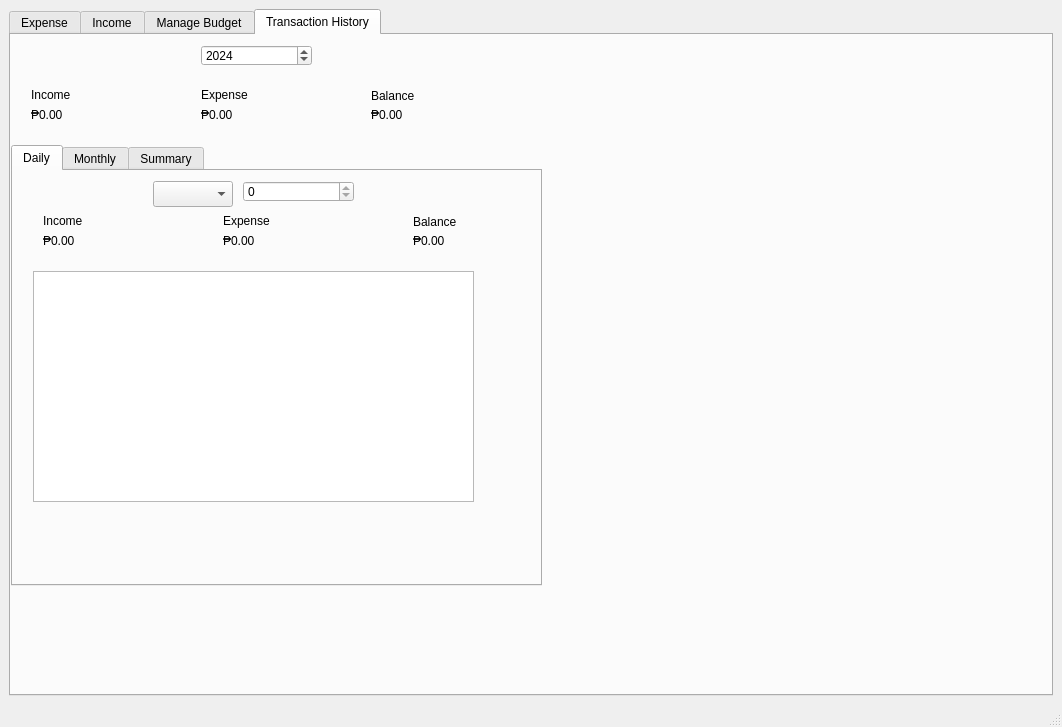
<?xml version="1.0" encoding="UTF-8"?>
<ui version="4.0">
 <class>MainWindow</class>
 <widget class="QMainWindow" name="MainWindow">
  <property name="geometry">
   <rect>
    <x>0</x>
    <y>0</y>
    <width>1062</width>
    <height>727</height>
   </rect>
  </property>
  <property name="windowTitle">
   <string>MainWindow</string>
  </property>
  <widget class="QWidget" name="centralwidget">
   <layout class="QHBoxLayout" name="horizontalLayout">
    <item>
     <widget class="QTabWidget" name="tabWidget">
      <property name="minimumSize">
       <size>
        <width>531</width>
        <height>311</height>
       </size>
      </property>
      <property name="currentIndex">
       <number>3</number>
      </property>
      <widget class="QWidget" name="tab">
       <attribute name="title">
        <string>Expense</string>
       </attribute>
       <widget class="QTextEdit" name="textEdit">
        <property name="geometry">
         <rect>
          <x>70</x>
          <y>80</y>
          <width>371</width>
          <height>41</height>
         </rect>
        </property>
        <property name="font">
         <font>
          <pointsize>12</pointsize>
         </font>
        </property>
        <property name="html">
         <string>&lt;!DOCTYPE HTML PUBLIC &quot;-//W3C//DTD HTML 4.0//EN&quot; &quot;http://www.w3.org/TR/REC-html40/strict.dtd&quot;&gt;
&lt;html&gt;&lt;head&gt;&lt;meta name=&quot;qrichtext&quot; content=&quot;1&quot; /&gt;&lt;meta charset=&quot;utf-8&quot; /&gt;&lt;style type=&quot;text/css&quot;&gt;
p, li { white-space: pre-wrap; }
hr { height: 1px; border-width: 0; }
li.unchecked::marker { content: &quot;\2610&quot;; }
li.checked::marker { content: &quot;\2612&quot;; }
&lt;/style&gt;&lt;/head&gt;&lt;body style=&quot; font-family:'Segoe UI'; font-size:12pt; font-weight:400; font-style:normal;&quot;&gt;
&lt;p style=&quot;-qt-paragraph-type:empty; margin-top:0px; margin-bottom:0px; margin-left:0px; margin-right:0px; -qt-block-indent:0; text-indent:0px; font-size:9pt;&quot;&gt;&lt;br /&gt;&lt;/p&gt;&lt;/body&gt;&lt;/html&gt;</string>
        </property>
        <property name="placeholderText">
         <string>Enter Amount</string>
        </property>
       </widget>
       <widget class="QComboBox" name="comboBox">
        <property name="geometry">
         <rect>
          <x>30</x>
          <y>140</y>
          <width>191</width>
          <height>22</height>
         </rect>
        </property>
        <item>
         <property name="text">
          <string>Food Consumption</string>
         </property>
        </item>
        <item>
         <property name="text">
          <string>Bills</string>
         </property>
        </item>
        <item>
         <property name="text">
          <string>Comfort</string>
         </property>
        </item>
        <item>
         <property name="text">
          <string>Hygiene</string>
         </property>
        </item>
        <item>
         <property name="text">
          <string>Medicine</string>
         </property>
        </item>
        <item>
         <property name="text">
          <string>Transportation</string>
         </property>
        </item>
        <item>
         <property name="text">
          <string>Other</string>
         </property>
        </item>
       </widget>
       <widget class="QPushButton" name="pushButton">
        <property name="geometry">
         <rect>
          <x>400</x>
          <y>220</y>
          <width>75</width>
          <height>31</height>
         </rect>
        </property>
        <property name="text">
         <string>Confirm</string>
        </property>
       </widget>
       <widget class="QDateEdit" name="dateEdit">
        <property name="geometry">
         <rect>
          <x>30</x>
          <y>180</y>
          <width>131</width>
          <height>22</height>
         </rect>
        </property>
        <property name="dateTime">
         <datetime>
          <hour>16</hour>
          <minute>0</minute>
          <second>0</second>
          <year>2024</year>
          <month>6</month>
          <day>1</day>
         </datetime>
        </property>
        <property name="maximumDateTime">
         <datetime>
          <hour>7</hour>
          <minute>59</minute>
          <second>59</second>
          <year>2034</year>
          <month>12</month>
          <day>29</day>
         </datetime>
        </property>
        <property name="minimumDateTime">
         <datetime>
          <hour>16</hour>
          <minute>0</minute>
          <second>0</second>
          <year>2013</year>
          <month>12</month>
          <day>29</day>
         </datetime>
        </property>
        <property name="calendarPopup">
         <bool>true</bool>
        </property>
        <property name="date">
         <date>
          <year>2024</year>
          <month>6</month>
          <day>1</day>
         </date>
        </property>
       </widget>
       <widget class="QLabel" name="balance">
        <property name="geometry">
         <rect>
          <x>10</x>
          <y>10</y>
          <width>281</width>
          <height>20</height>
         </rect>
        </property>
        <property name="text">
         <string>Balance: ₱0.00</string>
        </property>
       </widget>
       <widget class="QLabel" name="budget">
        <property name="geometry">
         <rect>
          <x>10</x>
          <y>40</y>
          <width>291</width>
          <height>20</height>
         </rect>
        </property>
        <property name="text">
         <string>Budget: ₱0.00</string>
        </property>
       </widget>
       <widget class="QPlainTextEdit" name="plainTextEdit">
        <property name="geometry">
         <rect>
          <x>250</x>
          <y>150</y>
          <width>211</width>
          <height>41</height>
         </rect>
        </property>
        <property name="placeholderText">
         <string>Description...</string>
        </property>
       </widget>
       <widget class="QLabel" name="labelTotalExpense">
        <property name="geometry">
         <rect>
          <x>360</x>
          <y>10</y>
          <width>161</width>
          <height>16</height>
         </rect>
        </property>
        <property name="text">
         <string>Total Expenses: ₱0.00</string>
        </property>
       </widget>
       <widget class="QPushButton" name="clearExpenses">
        <property name="geometry">
         <rect>
          <x>400</x>
          <y>30</y>
          <width>71</width>
          <height>21</height>
         </rect>
        </property>
        <property name="text">
         <string>Clear </string>
        </property>
       </widget>
      </widget>
      <widget class="QWidget" name="tab_2">
       <attribute name="title">
        <string>Income</string>
       </attribute>
       <widget class="QTextEdit" name="textEdit_2">
        <property name="geometry">
         <rect>
          <x>70</x>
          <y>80</y>
          <width>371</width>
          <height>41</height>
         </rect>
        </property>
        <property name="font">
         <font>
          <pointsize>12</pointsize>
         </font>
        </property>
        <property name="placeholderText">
         <string>Enter Amount</string>
        </property>
       </widget>
       <widget class="QPushButton" name="pushButton_2">
        <property name="geometry">
         <rect>
          <x>400</x>
          <y>220</y>
          <width>75</width>
          <height>31</height>
         </rect>
        </property>
        <property name="text">
         <string>Confirm</string>
        </property>
       </widget>
       <widget class="QLabel" name="balance_2">
        <property name="geometry">
         <rect>
          <x>10</x>
          <y>10</y>
          <width>251</width>
          <height>20</height>
         </rect>
        </property>
        <property name="text">
         <string>Balance: ₱0.00</string>
        </property>
       </widget>
       <widget class="QLabel" name="budget_2">
        <property name="geometry">
         <rect>
          <x>10</x>
          <y>40</y>
          <width>211</width>
          <height>20</height>
         </rect>
        </property>
        <property name="text">
         <string>Budget: ₱0.00</string>
        </property>
       </widget>
       <widget class="QComboBox" name="comboBox_2">
        <property name="geometry">
         <rect>
          <x>30</x>
          <y>140</y>
          <width>191</width>
          <height>22</height>
         </rect>
        </property>
        <item>
         <property name="text">
          <string>Salary</string>
         </property>
        </item>
        <item>
         <property name="text">
          <string>Allowance</string>
         </property>
        </item>
        <item>
         <property name="text">
          <string>Carry Over</string>
         </property>
        </item>
        <item>
         <property name="text">
          <string>Bonus</string>
         </property>
        </item>
        <item>
         <property name="text">
          <string>Other</string>
         </property>
        </item>
       </widget>
       <widget class="QDateEdit" name="dateEdit_2">
        <property name="geometry">
         <rect>
          <x>30</x>
          <y>180</y>
          <width>131</width>
          <height>22</height>
         </rect>
        </property>
        <property name="dateTime">
         <datetime>
          <hour>8</hour>
          <minute>0</minute>
          <second>0</second>
          <year>2024</year>
          <month>6</month>
          <day>1</day>
         </datetime>
        </property>
        <property name="maximumDateTime">
         <datetime>
          <hour>7</hour>
          <minute>59</minute>
          <second>59</second>
          <year>2034</year>
          <month>12</month>
          <day>29</day>
         </datetime>
        </property>
        <property name="minimumDateTime">
         <datetime>
          <hour>16</hour>
          <minute>0</minute>
          <second>0</second>
          <year>2013</year>
          <month>12</month>
          <day>29</day>
         </datetime>
        </property>
        <property name="calendarPopup">
         <bool>true</bool>
        </property>
        <property name="date">
         <date>
          <year>2024</year>
          <month>6</month>
          <day>1</day>
         </date>
        </property>
       </widget>
       <widget class="QPlainTextEdit" name="plainTextEdit_2">
        <property name="geometry">
         <rect>
          <x>250</x>
          <y>150</y>
          <width>211</width>
          <height>41</height>
         </rect>
        </property>
        <property name="placeholderText">
         <string>Description...</string>
        </property>
       </widget>
       <widget class="QLabel" name="labelTotalIncome">
        <property name="geometry">
         <rect>
          <x>360</x>
          <y>10</y>
          <width>181</width>
          <height>16</height>
         </rect>
        </property>
        <property name="text">
         <string>Total Income: ₱0.00</string>
        </property>
       </widget>
       <widget class="QPushButton" name="clearIncome">
        <property name="geometry">
         <rect>
          <x>400</x>
          <y>30</y>
          <width>71</width>
          <height>21</height>
         </rect>
        </property>
        <property name="text">
         <string>Clear </string>
        </property>
       </widget>
      </widget>
      <widget class="QWidget" name="tab_4">
       <attribute name="title">
        <string>Manage Budget</string>
       </attribute>
       <widget class="QPushButton" name="resetButton">
        <property name="geometry">
         <rect>
          <x>200</x>
          <y>330</y>
          <width>93</width>
          <height>31</height>
         </rect>
        </property>
        <property name="text">
         <string>Reset Data</string>
        </property>
       </widget>
       <widget class="QLabel" name="label_14">
        <property name="geometry">
         <rect>
          <x>40</x>
          <y>40</y>
          <width>311</width>
          <height>16</height>
         </rect>
        </property>
        <property name="text">
         <string/>
        </property>
       </widget>
       <widget class="QLabel" name="label_15">
        <property name="geometry">
         <rect>
          <x>40</x>
          <y>80</y>
          <width>311</width>
          <height>16</height>
         </rect>
        </property>
        <property name="text">
         <string/>
        </property>
       </widget>
      </widget>
      <widget class="QWidget" name="tab_3">
       <attribute name="title">
        <string>Transaction History</string>
       </attribute>
       <widget class="QLabel" name="label_5">
        <property name="geometry">
         <rect>
          <x>20</x>
          <y>50</y>
          <width>63</width>
          <height>20</height>
         </rect>
        </property>
        <property name="text">
         <string>Income</string>
        </property>
       </widget>
       <widget class="QLabel" name="label_6">
        <property name="geometry">
         <rect>
          <x>190</x>
          <y>50</y>
          <width>63</width>
          <height>20</height>
         </rect>
        </property>
        <property name="text">
         <string>Expense</string>
        </property>
       </widget>
       <widget class="QLabel" name="label_7">
        <property name="geometry">
         <rect>
          <x>360</x>
          <y>50</y>
          <width>63</width>
          <height>21</height>
         </rect>
        </property>
        <property name="text">
         <string>Balance</string>
        </property>
       </widget>
       <widget class="QLabel" name="yearlyIncomeLabel">
        <property name="geometry">
         <rect>
          <x>20</x>
          <y>70</y>
          <width>151</width>
          <height>20</height>
         </rect>
        </property>
        <property name="text">
         <string>₱0.00</string>
        </property>
        <property name="alignment">
         <set>Qt::AlignLeading|Qt::AlignLeft|Qt::AlignVCenter</set>
        </property>
       </widget>
       <widget class="QLabel" name="yearlyExpenseLabel">
        <property name="geometry">
         <rect>
          <x>190</x>
          <y>70</y>
          <width>151</width>
          <height>20</height>
         </rect>
        </property>
        <property name="text">
         <string>₱0.00</string>
        </property>
       </widget>
       <widget class="QLabel" name="yearlyBalanceLabel">
        <property name="geometry">
         <rect>
          <x>360</x>
          <y>70</y>
          <width>151</width>
          <height>20</height>
         </rect>
        </property>
        <property name="autoFillBackground">
         <bool>false</bool>
        </property>
        <property name="text">
         <string>₱0.00</string>
        </property>
       </widget>
       <widget class="QTabWidget" name="tabWidget_2">
        <property name="geometry">
         <rect>
          <x>0</x>
          <y>110</y>
          <width>531</width>
          <height>441</height>
         </rect>
        </property>
        <property name="currentIndex">
         <number>0</number>
        </property>
        <widget class="QWidget" name="tab_5">
         <attribute name="title">
          <string>Daily</string>
         </attribute>
         <widget class="QLabel" name="label_11">
          <property name="geometry">
           <rect>
            <x>30</x>
            <y>40</y>
            <width>63</width>
            <height>20</height>
           </rect>
          </property>
          <property name="text">
           <string>Income</string>
          </property>
         </widget>
         <widget class="QLabel" name="dailyIncomeLabel">
          <property name="geometry">
           <rect>
            <x>30</x>
            <y>60</y>
            <width>131</width>
            <height>20</height>
           </rect>
          </property>
          <property name="text">
           <string>₱0.00</string>
          </property>
          <property name="alignment">
           <set>Qt::AlignLeading|Qt::AlignLeft|Qt::AlignVCenter</set>
          </property>
         </widget>
         <widget class="QLabel" name="label_12">
          <property name="geometry">
           <rect>
            <x>210</x>
            <y>40</y>
            <width>63</width>
            <height>20</height>
           </rect>
          </property>
          <property name="text">
           <string>Expense</string>
          </property>
         </widget>
         <widget class="QLabel" name="label_13">
          <property name="geometry">
           <rect>
            <x>400</x>
            <y>40</y>
            <width>63</width>
            <height>21</height>
           </rect>
          </property>
          <property name="text">
           <string>Balance</string>
          </property>
         </widget>
         <widget class="QLabel" name="dailyExpenseLabel">
          <property name="geometry">
           <rect>
            <x>210</x>
            <y>60</y>
            <width>131</width>
            <height>20</height>
           </rect>
          </property>
          <property name="text">
           <string>₱0.00</string>
          </property>
         </widget>
         <widget class="QLabel" name="dailyBalanceLabel">
          <property name="geometry">
           <rect>
            <x>400</x>
            <y>60</y>
            <width>121</width>
            <height>20</height>
           </rect>
          </property>
          <property name="autoFillBackground">
           <bool>false</bool>
          </property>
          <property name="text">
           <string>₱0.00</string>
          </property>
         </widget>
         <widget class="QListWidget" name="dailyList">
          <property name="geometry">
           <rect>
            <x>20</x>
            <y>100</y>
            <width>441</width>
            <height>231</height>
           </rect>
          </property>
         </widget>
         <widget class="QComboBox" name="monthComboBox_3">
          <property name="geometry">
           <rect>
            <x>140</x>
            <y>10</y>
            <width>80</width>
            <height>26</height>
           </rect>
          </property>
          <property name="currentText">
           <string/>
          </property>
          <property name="placeholderText">
           <string>Month</string>
          </property>
          <item>
           <property name="text">
            <string>Jan</string>
           </property>
          </item>
          <item>
           <property name="text">
            <string>Feb</string>
           </property>
          </item>
          <item>
           <property name="text">
            <string>Mar</string>
           </property>
          </item>
          <item>
           <property name="text">
            <string>Apr</string>
           </property>
          </item>
          <item>
           <property name="text">
            <string>May</string>
           </property>
          </item>
          <item>
           <property name="text">
            <string>Jun</string>
           </property>
          </item>
          <item>
           <property name="text">
            <string>Jul</string>
           </property>
          </item>
          <item>
           <property name="text">
            <string>Aug</string>
           </property>
          </item>
          <item>
           <property name="text">
            <string>Sep</string>
           </property>
          </item>
          <item>
           <property name="text">
            <string>Oct</string>
           </property>
          </item>
          <item>
           <property name="text">
            <string>Nov</string>
           </property>
          </item>
          <item>
           <property name="text">
            <string>Dec</string>
           </property>
          </item>
         </widget>
         <widget class="QSpinBox" name="spinBoxDay">
          <property name="geometry">
           <rect>
            <x>230</x>
            <y>10</y>
            <width>111</width>
            <height>21</height>
           </rect>
          </property>
          <property name="minimum">
           <number>0</number>
          </property>
          <property name="maximum">
           <number>0</number>
          </property>
          <property name="singleStep">
           <number>0</number>
          </property>
          <property name="value">
           <number>0</number>
          </property>
         </widget>
        </widget>
        <widget class="QWidget" name="tab_6">
         <attribute name="title">
          <string>Monthly</string>
         </attribute>
         <widget class="QComboBox" name="monthComboBox_2">
          <property name="geometry">
           <rect>
            <x>220</x>
            <y>10</y>
            <width>80</width>
            <height>26</height>
           </rect>
          </property>
          <property name="currentText">
           <string/>
          </property>
          <property name="placeholderText">
           <string>Month</string>
          </property>
          <item>
           <property name="text">
            <string>Jan</string>
           </property>
          </item>
          <item>
           <property name="text">
            <string>Feb</string>
           </property>
          </item>
          <item>
           <property name="text">
            <string>Mar</string>
           </property>
          </item>
          <item>
           <property name="text">
            <string>Apr</string>
           </property>
          </item>
          <item>
           <property name="text">
            <string>May</string>
           </property>
          </item>
          <item>
           <property name="text">
            <string>Jun</string>
           </property>
          </item>
          <item>
           <property name="text">
            <string>Jul</string>
           </property>
          </item>
          <item>
           <property name="text">
            <string>Aug</string>
           </property>
          </item>
          <item>
           <property name="text">
            <string>Sep</string>
           </property>
          </item>
          <item>
           <property name="text">
            <string>Oct</string>
           </property>
          </item>
          <item>
           <property name="text">
            <string>Nov</string>
           </property>
          </item>
          <item>
           <property name="text">
            <string>Dec</string>
           </property>
          </item>
         </widget>
         <widget class="QListWidget" name="monthlyList">
          <property name="geometry">
           <rect>
            <x>20</x>
            <y>100</y>
            <width>461</width>
            <height>231</height>
           </rect>
          </property>
         </widget>
         <widget class="QLabel" name="label_8">
          <property name="geometry">
           <rect>
            <x>40</x>
            <y>40</y>
            <width>63</width>
            <height>20</height>
           </rect>
          </property>
          <property name="text">
           <string>Income</string>
          </property>
         </widget>
         <widget class="QLabel" name="label_9">
          <property name="geometry">
           <rect>
            <x>230</x>
            <y>40</y>
            <width>63</width>
            <height>20</height>
           </rect>
          </property>
          <property name="text">
           <string>Expense</string>
          </property>
         </widget>
         <widget class="QLabel" name="label_10">
          <property name="geometry">
           <rect>
            <x>400</x>
            <y>40</y>
            <width>63</width>
            <height>21</height>
           </rect>
          </property>
          <property name="text">
           <string>Balance</string>
          </property>
         </widget>
         <widget class="QLabel" name="monthlyIncomeLabel">
          <property name="geometry">
           <rect>
            <x>40</x>
            <y>60</y>
            <width>131</width>
            <height>20</height>
           </rect>
          </property>
          <property name="text">
           <string>₱0.00</string>
          </property>
          <property name="alignment">
           <set>Qt::AlignLeading|Qt::AlignLeft|Qt::AlignVCenter</set>
          </property>
         </widget>
         <widget class="QLabel" name="monthlyExpenseLabel">
          <property name="geometry">
           <rect>
            <x>230</x>
            <y>60</y>
            <width>131</width>
            <height>20</height>
           </rect>
          </property>
          <property name="text">
           <string>₱0.00</string>
          </property>
         </widget>
         <widget class="QLabel" name="monthlyBalanceLabel">
          <property name="geometry">
           <rect>
            <x>400</x>
            <y>60</y>
            <width>121</width>
            <height>20</height>
           </rect>
          </property>
          <property name="autoFillBackground">
           <bool>false</bool>
          </property>
          <property name="text">
           <string>₱0.00</string>
          </property>
         </widget>
        </widget>
        <widget class="QWidget" name="tab_7">
         <attribute name="title">
          <string>Summary</string>
         </attribute>
         <widget class="QWidget" name="PieChartExpense" native="true">
          <property name="geometry">
           <rect>
            <x>20</x>
            <y>50</y>
            <width>171</width>
            <height>111</height>
           </rect>
          </property>
         </widget>
         <widget class="QComboBox" name="monthComboBox">
          <property name="geometry">
           <rect>
            <x>200</x>
            <y>10</y>
            <width>80</width>
            <height>26</height>
           </rect>
          </property>
          <property name="currentText">
           <string/>
          </property>
          <property name="placeholderText">
           <string>Month</string>
          </property>
          <item>
           <property name="text">
            <string>Jan</string>
           </property>
          </item>
          <item>
           <property name="text">
            <string>Feb</string>
           </property>
          </item>
          <item>
           <property name="text">
            <string>Mar</string>
           </property>
          </item>
          <item>
           <property name="text">
            <string>Apr</string>
           </property>
          </item>
          <item>
           <property name="text">
            <string>May</string>
           </property>
          </item>
          <item>
           <property name="text">
            <string>Jun</string>
           </property>
          </item>
          <item>
           <property name="text">
            <string>Jul</string>
           </property>
          </item>
          <item>
           <property name="text">
            <string>Aug</string>
           </property>
          </item>
          <item>
           <property name="text">
            <string>Sep</string>
           </property>
          </item>
          <item>
           <property name="text">
            <string>Oct</string>
           </property>
          </item>
          <item>
           <property name="text">
            <string>Nov</string>
           </property>
          </item>
          <item>
           <property name="text">
            <string>Dec</string>
           </property>
          </item>
         </widget>
         <widget class="QWidget" name="PieChartIncome" native="true">
          <property name="geometry">
           <rect>
            <x>300</x>
            <y>50</y>
            <width>171</width>
            <height>111</height>
           </rect>
          </property>
         </widget>
         <widget class="QLabel" name="label_3">
          <property name="geometry">
           <rect>
            <x>70</x>
            <y>20</y>
            <width>63</width>
            <height>20</height>
           </rect>
          </property>
          <property name="text">
           <string>Expense</string>
          </property>
         </widget>
         <widget class="QLabel" name="label_4">
          <property name="geometry">
           <rect>
            <x>360</x>
            <y>20</y>
            <width>63</width>
            <height>20</height>
           </rect>
          </property>
          <property name="text">
           <string>Income</string>
          </property>
         </widget>
        </widget>
       </widget>
       <widget class="QSpinBox" name="spinBoxYear">
        <property name="geometry">
         <rect>
          <x>190</x>
          <y>10</y>
          <width>111</width>
          <height>21</height>
         </rect>
        </property>
        <property name="minimum">
         <number>2014</number>
        </property>
        <property name="maximum">
         <number>2031</number>
        </property>
        <property name="singleStep">
         <number>0</number>
        </property>
        <property name="value">
         <number>2024</number>
        </property>
       </widget>
      </widget>
     </widget>
    </item>
   </layout>
  </widget>
  <widget class="QMenuBar" name="menubar">
   <property name="geometry">
    <rect>
     <x>0</x>
     <y>0</y>
     <width>1062</width>
     <height>26</height>
    </rect>
   </property>
  </widget>
  <widget class="QStatusBar" name="statusbar"/>
 </widget>
 <resources/>
 <connections/>
</ui>
